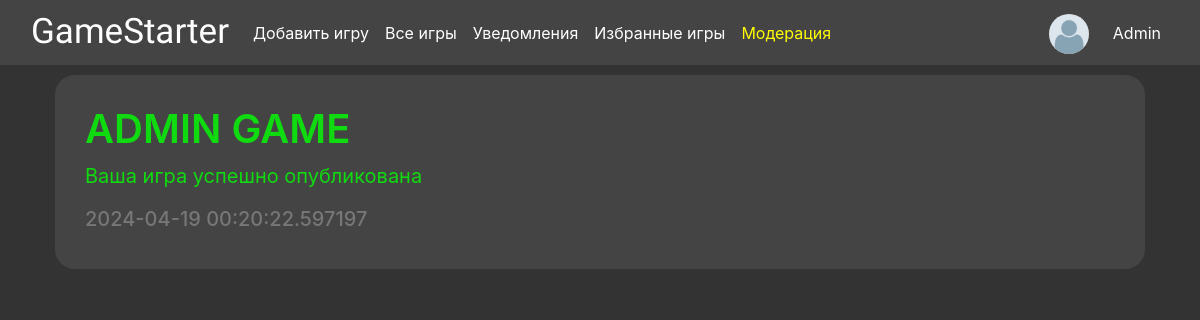
The page /notifications (signed in) on the database as committed earlier.
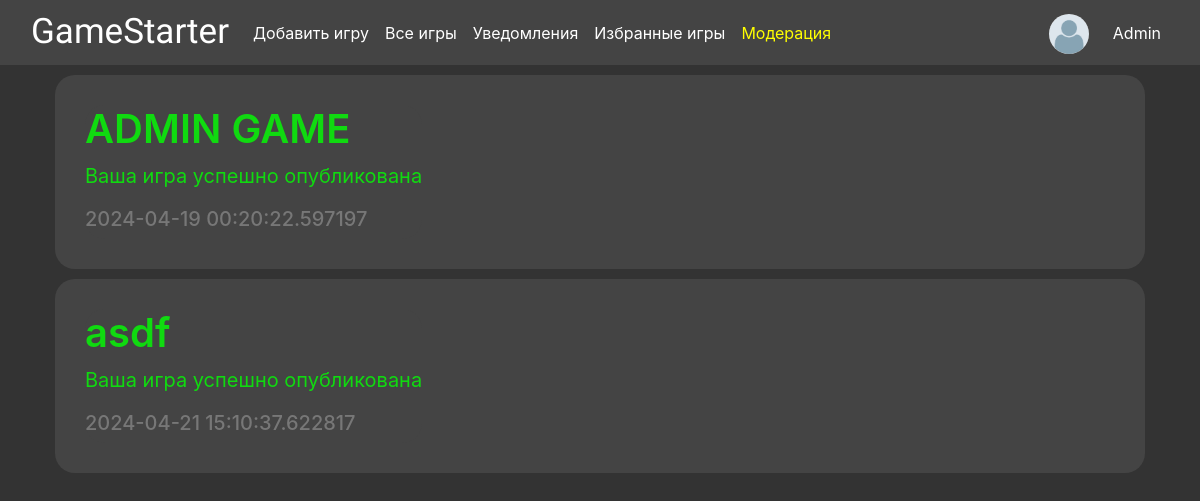
The same page on the database as committed later.
### data/notifications.py (models this page shows)
class Notification(SqlAlchemyBase, SerializerMixin):
    __tablename__ = 'notifications'
    id = sqlalchemy.Column(sqlalchemy.Integer, primary_key=True, autoincrement=True)
    for_user = sqlalchemy.Column(sqlalchemy.Integer, sqlalchemy.ForeignKey('users.id'))
    game_name = sqlalchemy.Column(sqlalchemy.String, sqlalchemy.ForeignKey('games.name'))
    status_nice = sqlalchemy.Column(sqlalchemy.Boolean)
    created_date = sqlalchemy.Column(sqlalchemy.DateTime,
                                     default=datetime.now)
    user = orm.relationship('User')
    game = orm.relationship('Game')

### main.py (the view)
@app.route('/notifications')
def notifications():
    if not current_user.is_authenticated:
        return redirect('/preview')
    notifications = current_user.notifications
    notifications.sort(key=lambda x: x.created_date)
    return render_template('notifications.html', title='Уведомления', notifications=notifications)

### data/db_session.py (called while the page is built)
def create_session() -> Session:
    global __factory
    return __factory()

### main.py (called while the page is built)
@login_manager.user_loader
def load_user(user_id):
    db_sess = db_session.create_session()
    return db_sess.get(User, user_id)

### templates/notifications.html
{% extends "base.html" %}
{% block content %}
{% for notif in notifications %}
    <div class="content">
    <div class="notif-{% if notif.status_nice %}success{% else %}danger{% endif %}" role="alert">
        <h1>{{notif.game_name}}</h1>
        <p>
            {% if notif.status_nice %}
            Ваша игра успешно опубликована
            {% else %}
            Ваша игра отклонена
            {% endif %}
        </p>
        <h2>{{notif.created_date}}</h2>
    </div>
    </div>
{% endfor %}
{% endblock %}

Rows that differ between the two databases and show on the page:
added Notification: game_name "asdf", status_nice "Ваша игра успешно опубликована", created_date "2024-04-21 15:10:37.622817"
